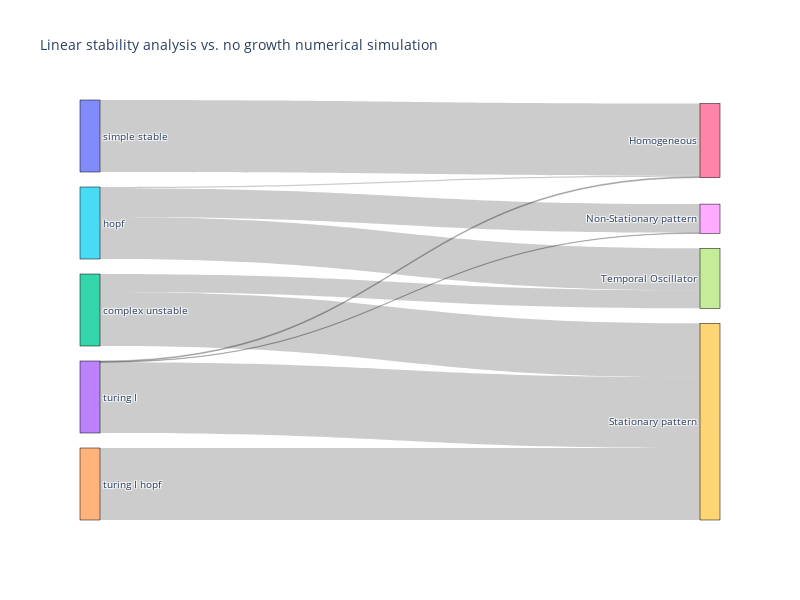

Notebook source saved alongside this figure:
### Code cell
labels =list( lsa_vs_numerical_cf.index)
columns = list(lsa_vs_numerical_cf.columns)
# Create the nodes for the Sankey Diagram
import plotly.graph_objects as go
import pandas as pd




# Create a list of node labels (inputs and outputs)
node_labels = labels + columns

color_list = ['blue', 'green', 'orange', 'purple', 'red','yellow','black','brown','pink']

input_colors={}
for l,c in zip(node_labels,color_list):
    input_colors[l]=c

# Prepare data for Plotly Sankey Diagram
link_source = []
link_target = []
link_value = []
link_color=[]

for i, row_label in enumerate(labels):
    # input_color = input_colors[row_label]
    # input_color='blue'
    for j, col_label in enumerate(columns):
        print(row_label, col_label)

        count = lsa_vs_numerical_cf.loc[row_label, col_label]
        link_source.append(i)
        link_target.append(len(labels) + j)
        link_value.append(count)
        # link_color.append(input_color)


# Create the Plotly Sankey Diagram
fig = go.Figure(data=[go.Sankey(
    node=dict(
        pad=15,
        thickness=20,
        line=dict(color="black", width=0.5),
        label=node_labels,
        # color=link_color,
    ),
    link=dict(
        source=link_source,
        target=link_target,
        value=link_value,
        # color=link_color
    )
)])

# Customize the plot layout
fig.update_layout(
    title_text="Linear stability analysis vs. no growth numerical simulation",
    font_size=10,
    width=800,
    height=600,
)

# Show the plot
fig.show()

### Figure 1 — Plotly figure (JSON) as saved in the notebook; plotly's stock layout.template omitted (floating-point values rounded to 4 significant figures)
{"data": [{"link": {"source": [0, 0, 0, 0, 1, 1, 1, 1, 2, 2, 2, 2, 3, 3, 3, 3, 4, 4, 4, 4, 5, 5, 5, 5], "target": [6, 7, 8, 9, 6, 7, 8, 9, 6, 7, 8, 9, 6, 7, 8, 9, 6, 7, 8, 9, 6, 7, 8, 9], "value": [100, 0, 0, 0, null, null, null, null, 0, 25, 0, 75, 1.263, 0, 0.6316, 98.11, 0, 0, 0, 100, 1.667, 58.33, 40, 0]}, "node": {"label": ["simple stable", "simple unstable", "complex unstable", "turing I", "turing I hopf", "hopf", "Homogeneous", "Temporal Oscillator", "Non-Stationary pattern", "Stationary pattern"], "line": {"color": "black", "width": 0.5}, "pad": 15, "thickness": 20}, "type": "sankey"}], "layout": {"font": {"size": 10}, "height": 600, "title": {"text": "Linear stability analysis vs. no growth numerical simulation"}, "width": 800}}
